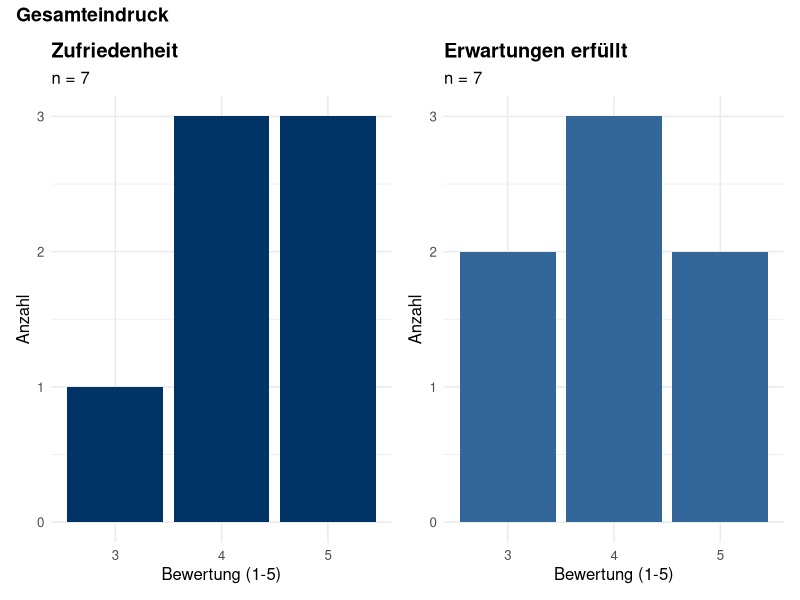
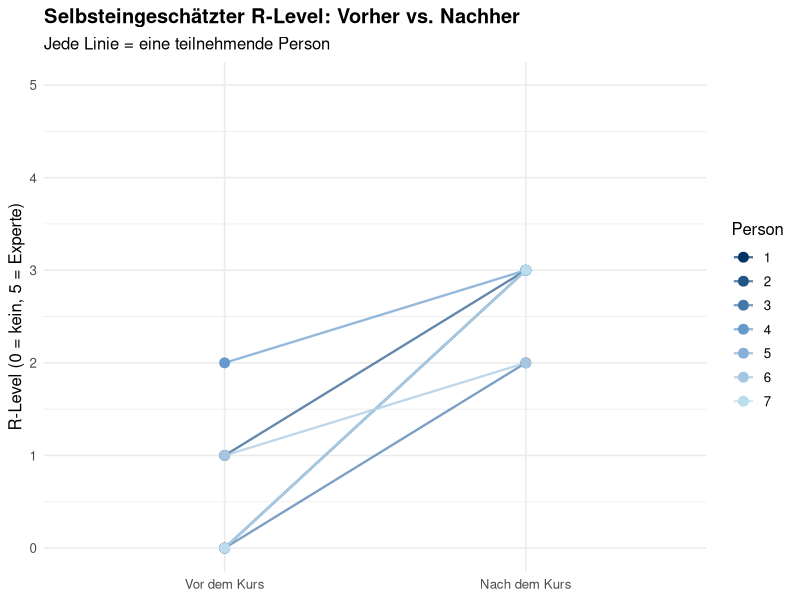
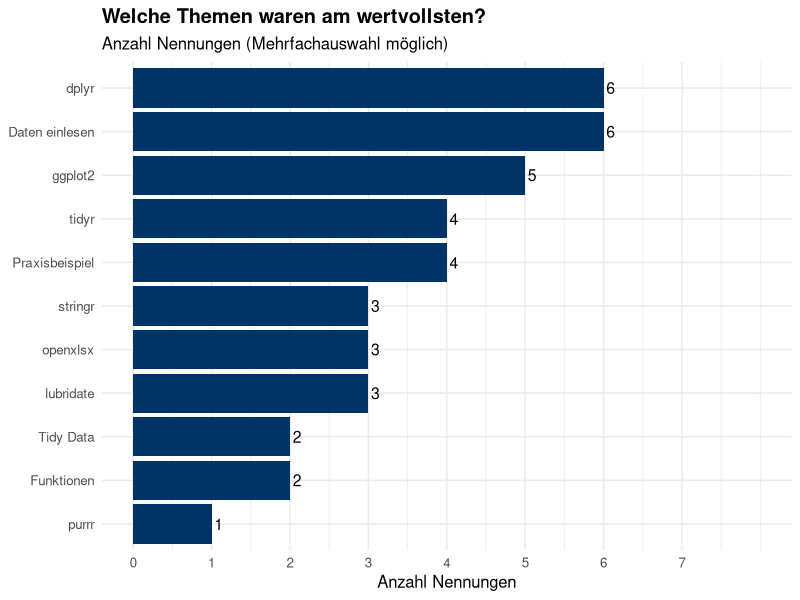
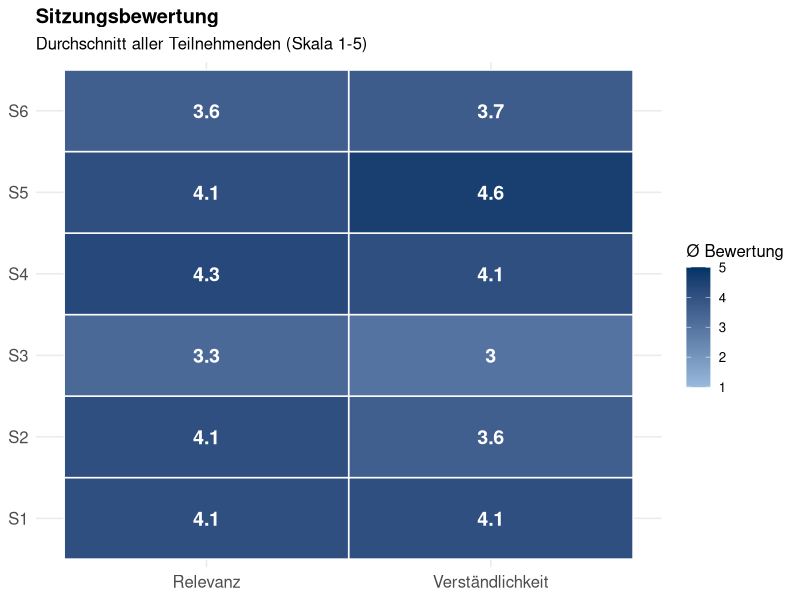
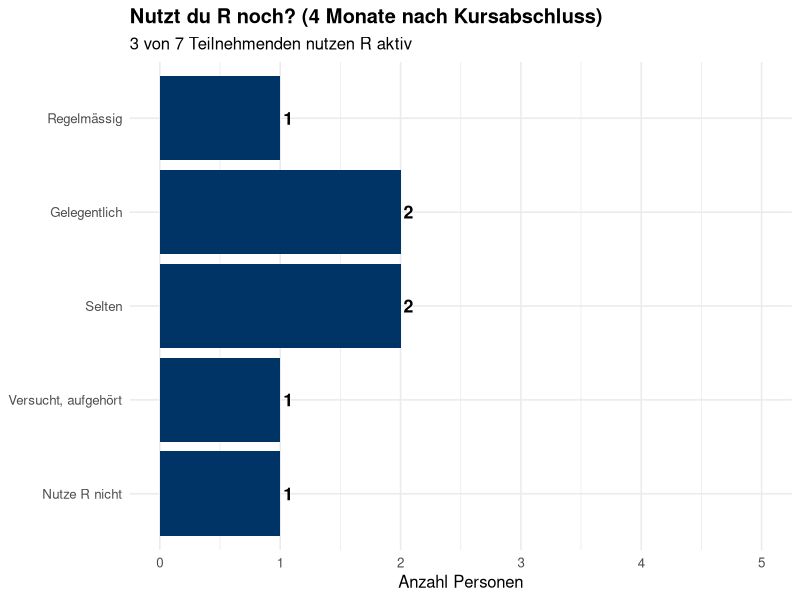
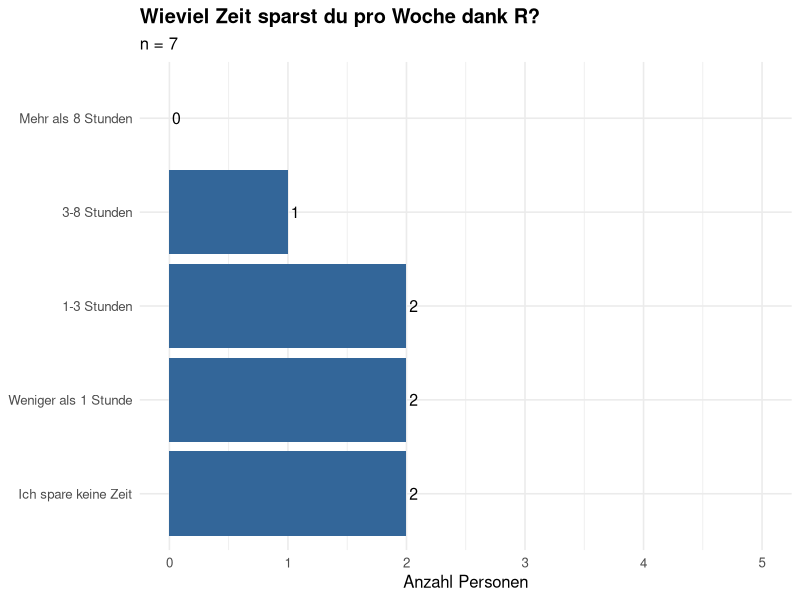
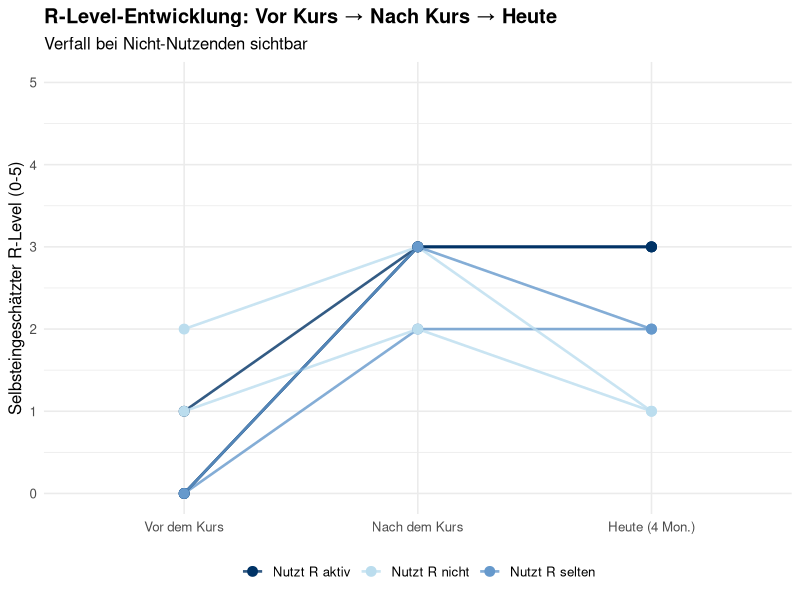
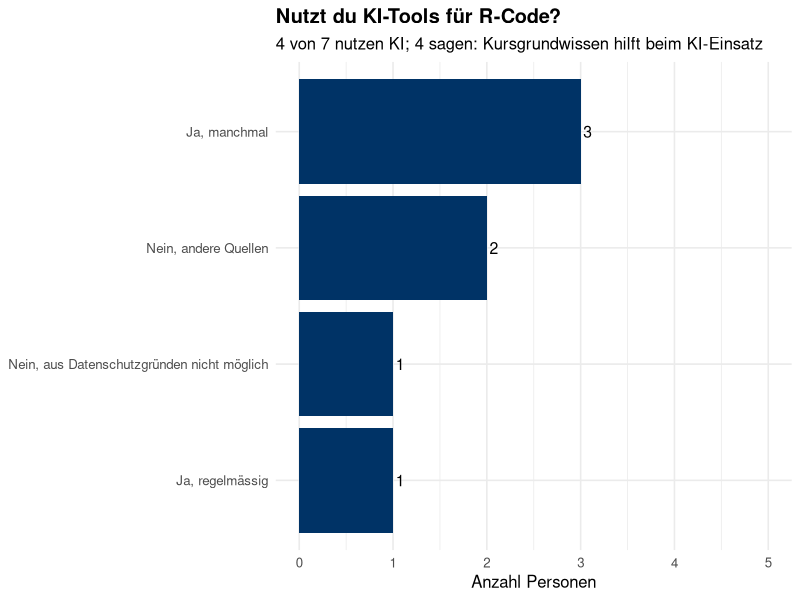

Recreate these plots in R, in order.
# =============================================================================
# Auswertung_Feedback.R
# =============================================================================
# Zweck:    Auswertung der Feedbackumfragen zum R-Workshop (Kanton Thurgau)
# Umfragen: Umfrage 1 = direkt nach Kursabschluss (Sofort)
#           Umfrage 2 = ca. 4 Monate nach Kursabschluss (Nachbefragung)
# Hinweis:  Das Skript enthält Beispieldaten für 7 Kursteilnehmende.
#           Bei realer Auswertung die Abschnitte "Beispieldaten" ersetzen.
# Kurs:     6 Sitzungen à 3.5 Stunden, 7 Teilnehmende
# =============================================================================


# === KAPITEL 0: BIBLIOTHEKEN ===
library(tidyverse)
library(ggplot2)
library(patchwork)
library(scales)
library(openxlsx)


# === KAPITEL 1: BEISPIELDATEN ===
# Künstliche Daten für 7 Teilnehmende – bei realer Auswertung ersetzen

# --- 1a) Umfrage 1: Direkt nach Kursabschluss ---
umfrage1 <- tibble(
  id                = 1:7,
  zufriedenheit     = c(5, 4, 5, 4, 5, 3, 4),   # F1: 1-5
  erwartungen       = c(4, 4, 5, 3, 4, 3, 5),    # F2: 1-5
  empfehlung        = c("Ja, auf jeden Fall", "Ja, auf jeden Fall",
                        "Ja, auf jeden Fall", "Ja, mit Einschränkungen",
                        "Ja, auf jeden Fall", "Bin unsicher",
                        "Ja, auf jeden Fall"),    # F3
  relevanz          = c(4, 5, 4, 3, 5, 4, 4),    # F4: 1-5
  level_vorher      = c(0, 1, 0, 2, 0, 1, 0),    # F8: 0-5
  level_nachher     = c(3, 3, 2, 3, 3, 2, 3),    # F9: 0-5
  r_vorstellen      = c(4, 5, 3, 4, 5, 3, 4),    # F10: 1-5
  tempo             = c("Genau richtig", "Zu schnell", "Genau richtig",
                        "Zu schnell", "Genau richtig", "Genau richtig",
                        "Zu schnell"),            # F5
  aufwand_ok        = c("Ja, gut investierte Zeit", "Ja, gut investierte Zeit",
                        "Eher ja", "Schwer zu sagen",
                        "Ja, gut investierte Zeit", "Eher ja",
                        "Ja, gut investierte Zeit"),
  zeitaufwand_ok_num = c(5, 5, 4, 3, 5, 4, 5)   # numerische Entsprechung
)

# Welche Themen wurden als besonders wertvoll eingeschätzt?
themen_names <- c("Daten einlesen", "Tidy Data", "dplyr", "tidyr",
                  "stringr", "lubridate", "ggplot2", "Funktionen",
                  "purrr", "openxlsx", "Praxisbeispiel")

# Realistische Verteilung: dplyr und Daten einlesen beliebt, purrr weniger
themen_wertvoll <- expand_grid(id = 1:7, thema = themen_names) |>
  mutate(
    wertvoll = case_when(
      thema == "Daten einlesen" ~ id %in% c(1,2,3,4,5,6),
      thema == "dplyr"          ~ id %in% c(1,2,3,5,6,7),
      thema == "ggplot2"        ~ id %in% c(1,2,4,5,7),
      thema == "Praxisbeispiel" ~ id %in% c(1,3,5,7),
      thema == "tidyr"          ~ id %in% c(2,3,5,7),
      thema == "lubridate"      ~ id %in% c(1,3,5),
      thema == "stringr"        ~ id %in% c(2,4,6),
      thema == "openxlsx"       ~ id %in% c(1,5,7),
      thema == "Tidy Data"      ~ id %in% c(2,6),
      thema == "Funktionen"     ~ id %in% c(3,7),
      thema == "purrr"          ~ id %in% c(5),
      TRUE ~ FALSE
    )
  )

# Sitzungsbewertungen (Verständlichkeit + Relevanz pro Session)
set.seed(42)
sitzungen <- expand_grid(id = 1:7, sitzung = paste0("S", 1:6)) |>
  mutate(
    sitzung       = factor(sitzung, levels = paste0("S", 1:6)),
    verstaendlich = c(4,4,3,4,5,4, 5,4,3,5,5,4, 4,3,3,4,4,3,
                      3,3,2,3,4,3, 5,4,4,5,5,5, 4,4,3,4,5,4,
                      4,3,3,4,4,3)[1:(7*6)],
    relevant      = c(4,5,4,5,5,4, 5,4,4,5,4,4, 4,4,3,4,4,3,
                      3,3,2,3,3,2, 5,5,4,5,5,5, 4,4,3,4,4,4,
                      4,4,3,4,4,3)[1:(7*6)]
  )

# --- 1b) Umfrage 2: Nachbefragung nach ca. 4 Monaten ---
umfrage2 <- tibble(
  id                    = 1:7,
  nutzung               = c("regelmaessig", "gelegentlich", "selten",
                             "nein", "gelegentlich", "versucht", "selten"),
  arbeitsveraenderung   = c(4, 3, 2, 1, 3, 1, 2),          # F5: 1-5
  zeitersparnis         = c("3-8 Stunden", "1-3 Stunden",
                             "Weniger als 1 Stunde", "Ich spare keine Zeit",
                             "1-3 Stunden", "Ich spare keine Zeit",
                             "Weniger als 1 Stunde"),         # F6
  aufwand_gerechtfertigt = c(5, 4, 3, 1, 4, 2, 3),          # F7: 1-5
  level_heute           = c(3, 3, 2, 1, 3, 1, 2),           # F8: 0-5
  ki_nutzung            = c("Ja, regelmässig", "Ja, manchmal",
                             "Nein, andere Quellen",
                             "Nein, aus Datenschutzgründen nicht möglich",
                             "Ja, manchmal", "Nein, andere Quellen",
                             "Ja, manchmal"),                 # F11
  ki_hilfreich          = c("Sehr hilfreich", "Eher hilfreich",
                             NA, NA, "Eher hilfreich", NA, "Eher hilfreich"),
  grundwissen_ki        = c("Ja, definitiv", "Eher ja", "Schwer zu sagen",
                             "Nicht zutreffend", "Eher ja", "Nicht zutreffend",
                             "Eher ja"),                      # F12
  kurs_empfehlung       = c("Ja, auf jeden Fall", "Ja, auf jeden Fall",
                             "Ja, aber mit Anpassungen", "Bin unsicher",
                             "Ja, auf jeden Fall", "Ja, aber mit Anpassungen",
                             "Ja, auf jeden Fall")
)

# Welche Techniken werden im Arbeitsalltag eingesetzt?
techniken_names <- c("Daten einlesen (read_csv)", "select / filter",
                     "mutate", "group_by / summarise",
                     "ggplot2", "stringr", "lubridate",
                     "pivot_longer / wider", "Eigene Funktionen", "purrr")

# Nur Personen die R aktiv nutzen (id 1,2,5) oder selten (3,7)
techniken_genutzt <- expand_grid(id = 1:7, technik = techniken_names) |>
  mutate(
    genutzt = case_when(
      id == 4 | id == 6 ~ FALSE,  # nutzen R nicht
      technik == "Daten einlesen (read_csv)" ~ id %in% c(1,2,3,5,7),
      technik == "select / filter"           ~ id %in% c(1,2,3,5,7),
      technik == "mutate"                    ~ id %in% c(1,2,5),
      technik == "group_by / summarise"      ~ id %in% c(1,2,5),
      technik == "ggplot2"                   ~ id %in% c(1,5),
      technik == "stringr"                   ~ id %in% c(1,2),
      technik == "lubridate"                 ~ id %in% c(1,3),
      technik == "pivot_longer / wider"      ~ id %in% c(2,5),
      technik == "Eigene Funktionen"         ~ id %in% c(1),
      technik == "purrr"                     ~ id %in% c(1),
      TRUE ~ FALSE
    )
  )

# Welche Hürden wurden genannt?
huerden_typen <- c("Keine Zeit zum Üben", "Fehlende Anwendungsfälle",
                   "Software-Installation", "Zu komplex",
                   "Kolleginnen nutzen Excel", "Datenschutz / IT-Einschränkungen")

huerden <- expand_grid(id = 1:7, huerden_typ = huerden_typen) |>
  mutate(
    genannt = case_when(
      huerden_typ == "Keine Zeit zum Üben"         ~ id %in% c(3,4,6,7),
      huerden_typ == "Fehlende Anwendungsfälle"    ~ id %in% c(3,4,6),
      huerden_typ == "Software-Installation"       ~ id %in% c(4,6),
      huerden_typ == "Zu komplex"                  ~ id %in% c(4,6,7),
      huerden_typ == "Kolleginnen nutzen Excel"    ~ id %in% c(3,4,7),
      huerden_typ == "Datenschutz / IT-Einschränkungen" ~ id %in% c(4,6),
      TRUE ~ FALSE
    )
  )


# === KAPITEL 2: HILFSFUNKTIONEN ===

# Prozentformatierung für Plots und Ausgaben
als_prozent <- function(x, stellen = 1) {
  paste0(round(x * 100, stellen), "%")
}

# Stichprobengrösse für Achsenbeschriftungen
n_responses <- function(x) paste0("n = ", sum(!is.na(x)))

# Einheitliche Farbpalette (Kanton Thurgau Blautöne)
farben <- c("#003366", "#336699", "#6699CC", "#99BBDD", "#BBDDEE")


# === KAPITEL 3: AUSWERTUNG UMFRAGE 1 (SOFORT) ===

dir.create("Feedback/plots", recursive = TRUE, showWarnings = FALSE)

# --- 3a) Kernkennzahlen ---
kennzahlen_u1 <- tibble(
  Kennzahl = c(
    "Durchschnittliche Zufriedenheit (1-5)",
    "Empfehlen 'Ja, auf jeden Fall'",
    "Durchschnittliche Relevanz (1-5)",
    "Ø R-Level vorher",
    "Ø R-Level nachher",
    "Durchschnittlicher Lernfortschritt"
  ),
  Wert = c(
    round(mean(umfrage1$zufriedenheit), 2),
    als_prozent(mean(umfrage1$empfehlung == "Ja, auf jeden Fall")),
    round(mean(umfrage1$relevanz), 2),
    round(mean(umfrage1$level_vorher), 2),
    round(mean(umfrage1$level_nachher), 2),
    paste0("+", round(mean(umfrage1$level_nachher - umfrage1$level_vorher), 2),
           " Stufen")
  )
)
print("=== Kernkennzahlen Umfrage 1 ===")
print(kennzahlen_u1)

# --- 3b) Plot: Zufriedenheit & Erwartungen ---
p_zufr <- umfrage1 |>
  count(zufriedenheit) |>
  ggplot(aes(x = factor(zufriedenheit), y = n)) +
  geom_col(fill = farben[1]) +
  labs(title = "Zufriedenheit", x = "Bewertung (1-5)",
       y = "Anzahl", subtitle = n_responses(umfrage1$zufriedenheit)) +
  theme_minimal(base_size = 12) +
  theme(plot.title = element_text(face = "bold"))

p_erw <- umfrage1 |>
  count(erwartungen) |>
  ggplot(aes(x = factor(erwartungen), y = n)) +
  geom_col(fill = farben[2]) +
  labs(title = "Erwartungen erfüllt", x = "Bewertung (1-5)",
       y = "Anzahl", subtitle = n_responses(umfrage1$erwartungen)) +
  theme_minimal(base_size = 12) +
  theme(plot.title = element_text(face = "bold"))

p01 <- p_zufr + p_erw +
  plot_annotation(title = "Gesamteindruck",
                  theme = theme(plot.title = element_text(face = "bold", size = 14)))

ggsave("Feedback/plots/p01_zufriedenheit.png", p01,
       width = 10, height = 5, dpi = 150)

# --- 3c) Plot: Lernfortschritt ---
lernfortschritt <- umfrage1 |>
  select(id, level_vorher, level_nachher) |>
  pivot_longer(cols = c(level_vorher, level_nachher),
               names_to = "zeitpunkt", values_to = "level") |>
  mutate(
    zeitpunkt = factor(zeitpunkt,
                       levels = c("level_vorher", "level_nachher"),
                       labels = c("Vor dem Kurs", "Nach dem Kurs"))
  )

p02 <- lernfortschritt |>
  ggplot(aes(x = zeitpunkt, y = level, group = id, color = factor(id))) +
  geom_line(linewidth = 0.8, alpha = 0.7) +
  geom_point(size = 3) +
  scale_color_manual(values = colorRampPalette(farben)(7),
                     guide = guide_legend(title = "Person")) +
  scale_y_continuous(limits = c(0, 5), breaks = 0:5) +
  labs(title = "Selbsteingeschätzter R-Level: Vorher vs. Nachher",
       subtitle = "Jede Linie = eine teilnehmende Person",
       x = NULL, y = "R-Level (0 = kein, 5 = Experte)") +
  theme_minimal(base_size = 12) +
  theme(plot.title = element_text(face = "bold"))

ggsave("Feedback/plots/p02_lernfortschritt.png", p02,
       width = 9, height = 6, dpi = 150)

# --- 3d) Plot: Themen – besonders wertvoll ---
p03 <- themen_wertvoll |>
  filter(wertvoll) |>
  count(thema, sort = TRUE) |>
  mutate(thema = fct_reorder(thema, n)) |>
  ggplot(aes(x = n, y = thema)) +
  geom_col(fill = farben[1]) +
  geom_text(aes(label = n), hjust = -0.3, size = 4) +
  scale_x_continuous(limits = c(0, 8), breaks = 0:7) +
  labs(title = "Welche Themen waren am wertvollsten?",
       subtitle = "Anzahl Nennungen (Mehrfachauswahl möglich)",
       x = "Anzahl Nennungen", y = NULL) +
  theme_minimal(base_size = 12) +
  theme(plot.title = element_text(face = "bold"))

ggsave("Feedback/plots/p03_themen_wertvoll.png", p03,
       width = 9, height = 6, dpi = 150)

# --- 3e) Plot: Sitzungsbewertung als Heatmap ---
sitzungen_mean <- sitzungen |>
  group_by(sitzung) |>
  summarise(
    Verständlichkeit = round(mean(verstaendlich), 1),
    Relevanz         = round(mean(relevant), 1)
  ) |>
  pivot_longer(cols = c(Verständlichkeit, Relevanz),
               names_to = "dimension", values_to = "wert")

p04 <- sitzungen_mean |>
  ggplot(aes(x = dimension, y = sitzung, fill = wert)) +
  geom_tile(color = "white", linewidth = 0.5) +
  geom_text(aes(label = wert), color = "white", fontface = "bold", size = 5) +
  scale_fill_gradient(low = farben[4], high = farben[1],
                      limits = c(1, 5), name = "Ø Bewertung") +
  labs(title = "Sitzungsbewertung",
       subtitle = "Durchschnitt aller Teilnehmenden (Skala 1-5)",
       x = NULL, y = NULL) +
  theme_minimal(base_size = 12) +
  theme(plot.title = element_text(face = "bold"),
        axis.text = element_text(size = 12))

ggsave("Feedback/plots/p04_sitzungen_heatmap.png", p04,
       width = 7, height = 6, dpi = 150)


# === KAPITEL 4: AUSWERTUNG UMFRAGE 2 (NACHBEFRAGUNG) ===

# --- 4a) Kernkennzahl R-Nutzung ---
nutzung_tabelle <- umfrage2 |>
  count(nutzung) |>
  mutate(
    anteil = als_prozent(n / sum(n)),
    nutzung_label = case_when(
      nutzung == "regelmaessig" ~ "Regelmässig",
      nutzung == "gelegentlich" ~ "Gelegentlich",
      nutzung == "selten"       ~ "Selten",
      nutzung == "versucht"     ~ "Versucht, aufgehört",
      nutzung == "nein"         ~ "Nutze R nicht"
    )
  )
print("=== R-Nutzung nach 4 Monaten ===")
print(nutzung_tabelle)

n_nutzen_aktiv <- sum(umfrage2$nutzung %in% c("regelmaessig", "gelegentlich"))
cat("Nutzen R aktiv:", n_nutzen_aktiv, "von 7\n")

# --- 4b) Plot: R-Nutzung ---
nutzung_levels <- c("Regelmässig", "Gelegentlich", "Selten",
                     "Versucht, aufgehört", "Nutze R nicht")

p05 <- umfrage2 |>
  mutate(
    nutzung_label = case_when(
      nutzung == "regelmaessig" ~ "Regelmässig",
      nutzung == "gelegentlich" ~ "Gelegentlich",
      nutzung == "selten"       ~ "Selten",
      nutzung == "versucht"     ~ "Versucht, aufgehört",
      nutzung == "nein"         ~ "Nutze R nicht"
    ),
    nutzung_label = factor(nutzung_label, levels = rev(nutzung_levels))
  ) |>
  count(nutzung_label) |>
  ggplot(aes(x = n, y = nutzung_label)) +
  geom_col(fill = farben[1]) +
  geom_text(aes(label = n), hjust = -0.3, size = 4.5, fontface = "bold") +
  scale_x_continuous(limits = c(0, 5)) +
  labs(title = "Nutzt du R noch? (4 Monate nach Kursabschluss)",
       subtitle = paste0(n_nutzen_aktiv, " von 7 Teilnehmenden nutzen R aktiv"),
       x = "Anzahl Personen", y = NULL) +
  theme_minimal(base_size = 12) +
  theme(plot.title = element_text(face = "bold"))

ggsave("Feedback/plots/p05_r_nutzung.png", p05,
       width = 9, height = 5, dpi = 150)

# --- 4c) Plot: Zeitersparnis ---
zeit_levels <- c("Ich spare keine Zeit", "Weniger als 1 Stunde",
                  "1-3 Stunden", "3-8 Stunden", "Mehr als 8 Stunden")

p06 <- umfrage2 |>
  mutate(zeitersparnis = factor(zeitersparnis, levels = zeit_levels)) |>
  count(zeitersparnis) |>
  complete(zeitersparnis, fill = list(n = 0)) |>
  ggplot(aes(x = n, y = zeitersparnis)) +
  geom_col(fill = farben[2]) +
  geom_text(aes(label = n), hjust = -0.3, size = 4) +
  scale_x_continuous(limits = c(0, 5)) +
  labs(title = "Wieviel Zeit sparst du pro Woche dank R?",
       subtitle = n_responses(umfrage2$zeitersparnis),
       x = "Anzahl Personen", y = NULL) +
  theme_minimal(base_size = 12) +
  theme(plot.title = element_text(face = "bold"))

ggsave("Feedback/plots/p06_zeitersparnis.png", p06,
       width = 9, height = 5, dpi = 150)

# --- 4d) Plot: Level-Entwicklung über 3 Zeitpunkte ---
level_verlauf <- umfrage1 |>
  select(id, level_vorher, level_nachher) |>
  left_join(umfrage2 |> select(id, level_heute, nutzung), by = "id") |>
  pivot_longer(cols = c(level_vorher, level_nachher, level_heute),
               names_to = "zeitpunkt", values_to = "level") |>
  mutate(
    zeitpunkt = factor(zeitpunkt,
                       levels = c("level_vorher", "level_nachher", "level_heute"),
                       labels = c("Vor dem Kurs", "Nach dem Kurs", "Heute (4 Mon.)")),
    nutzt_r = case_when(
      nutzung %in% c("regelmaessig", "gelegentlich") ~ "Nutzt R aktiv",
      nutzung == "selten" ~ "Nutzt R selten",
      TRUE ~ "Nutzt R nicht"
    )
  )

p07 <- level_verlauf |>
  ggplot(aes(x = zeitpunkt, y = level, group = id, color = nutzt_r)) +
  geom_line(linewidth = 0.9, alpha = 0.8) +
  geom_point(size = 3) +
  scale_color_manual(values = c("Nutzt R aktiv" = farben[1],
                                 "Nutzt R selten" = farben[3],
                                 "Nutzt R nicht"  = farben[5]),
                     name = NULL) +
  scale_y_continuous(limits = c(0, 5), breaks = 0:5) +
  labs(title = "R-Level-Entwicklung: Vor Kurs → Nach Kurs → Heute",
       subtitle = "Verfall bei Nicht-Nutzenden sichtbar",
       x = NULL, y = "Selbsteingeschätzter R-Level (0-5)") +
  theme_minimal(base_size = 12) +
  theme(plot.title = element_text(face = "bold"),
        legend.position = "bottom")

ggsave("Feedback/plots/p07_level_verlauf.png", p07,
       width = 10, height = 6, dpi = 150)

# --- 4e) Plot: KI-Nutzung ---
n_ki_nutzen <- sum(grepl("^Ja", umfrage2$ki_nutzung))
n_grundwissen_ja <- sum(umfrage2$grundwissen_ki %in% c("Ja, definitiv", "Eher ja"),
                        na.rm = TRUE)

p08 <- umfrage2 |>
  count(ki_nutzung) |>
  mutate(ki_nutzung = fct_reorder(ki_nutzung, n)) |>
  ggplot(aes(x = n, y = ki_nutzung)) +
  geom_col(fill = farben[1]) +
  geom_text(aes(label = n), hjust = -0.3, size = 4) +
  scale_x_continuous(limits = c(0, 5)) +
  labs(title = "Nutzt du KI-Tools für R-Code?",
       subtitle = paste0(n_ki_nutzen, " von 7 nutzen KI; ",
                         n_grundwissen_ja, " sagen: Kursgrundwissen hilft beim KI-Einsatz"),
       x = "Anzahl Personen", y = NULL) +
  theme_minimal(base_size = 12) +
  theme(plot.title = element_text(face = "bold"))

ggsave("Feedback/plots/p08_ki_nutzung.png", p08,
       width = 9, height = 5, dpi = 150)

# --- 4f) Plot: War der Aufwand gerechtfertigt? Sofort vs. Nachher ---
aufwand_vergleich <- umfrage1 |>
  select(id, sofort = zeitaufwand_ok_num) |>
  left_join(umfrage2 |> select(id, nachher = aufwand_gerechtfertigt), by = "id") |>
  pivot_longer(cols = c(sofort, nachher),
               names_to = "zeitpunkt", values_to = "bewertung") |>
  mutate(
    zeitpunkt = factor(zeitpunkt,
                       levels = c("sofort", "nachher"),
                       labels = c("Direkt nach Kurs", "Nach 4 Monaten"))
  )

p09 <- aufwand_vergleich |>
  ggplot(aes(x = zeitpunkt, y = bewertung, group = id, color = factor(id))) +
  geom_line(linewidth = 0.8, alpha = 0.7) +
  geom_point(size = 3.5) +
  scale_color_manual(values = colorRampPalette(farben)(7),
                     guide = guide_legend(title = "Person")) +
  scale_y_continuous(limits = c(1, 5), breaks = 1:5,
                     labels = c("1\nNein", "2", "3\nTeils", "4", "5\nJa")) +
  labs(title = "War der Zeitaufwand gerechtfertigt?",
       subtitle = "Meinungsveränderung über Zeit",
       x = NULL, y = "Bewertung (1 = Nein, 5 = Ja)") +
  theme_minimal(base_size = 12) +
  theme(plot.title = element_text(face = "bold"))

ggsave("Feedback/plots/p09_aufwand_vergleich.png", p09,
       width = 9, height = 6, dpi = 150)

# --- 4g) Plot: Welche Techniken werden tatsächlich genutzt? ---
p10 <- techniken_genutzt |>
  filter(genutzt) |>
  count(technik, sort = TRUE) |>
  mutate(technik = fct_reorder(technik, n)) |>
  ggplot(aes(x = n, y = technik)) +
  geom_col(fill = farben[1]) +
  geom_text(aes(label = n), hjust = -0.3, size = 4) +
  scale_x_continuous(limits = c(0, 8)) +
  labs(title = "Welche Techniken werden im Arbeitsalltag eingesetzt?",
       subtitle = "Nur Personen die R nutzen; Mehrfachauswahl möglich",
       x = "Anzahl Personen", y = NULL) +
  theme_minimal(base_size = 12) +
  theme(plot.title = element_text(face = "bold"))

ggsave("Feedback/plots/p10_techniken_genutzt.png", p10,
       width = 10, height = 6, dpi = 150)


# === KAPITEL 5: EXCEL-EXPORT ===

# Schlüsselkennzahlen berechnen
n_planen_r     <- sum(umfrage1$r_vorstellen >= 4)
n_nutzen_aktiv <- sum(umfrage2$nutzung %in% c("regelmaessig", "gelegentlich"))
n_ki_nutzen    <- sum(grepl("^Ja", umfrage2$ki_nutzung))

zeit_median <- umfrage2 |>
  mutate(zeit_num = case_when(
    zeitersparnis == "Ich spare keine Zeit"  ~ 0,
    zeitersparnis == "Weniger als 1 Stunde"  ~ 0.5,
    zeitersparnis == "1-3 Stunden"           ~ 2,
    zeitersparnis == "3-8 Stunden"           ~ 5.5,
    zeitersparnis == "Mehr als 8 Stunden"    ~ 10,
    TRUE ~ NA_real_
  )) |>
  pull(zeit_num) |>
  median(na.rm = TRUE)

kennzahlen_gesamt <- tibble(
  Kennzahl = c(
    "Teilnehmende gesamt",
    "Planen R zu nutzen (direkt nach Kurs)",
    "Nutzen R aktiv (nach 4 Monaten)",
    "Median Zeitersparnis pro Woche (Std.)",
    "Aufwand gerechtfertigt Ø (direkt, 1-5)",
    "Aufwand gerechtfertigt Ø (nach 4 Mon., 1-5)",
    "KI-Tools für R genutzt"
  ),
  Wert = c(
    "7",
    paste0(n_planen_r, " / 7"),
    paste0(n_nutzen_aktiv, " / 7"),
    as.character(zeit_median),
    as.character(round(mean(umfrage1$zeitaufwand_ok_num), 1)),
    as.character(round(mean(umfrage2$aufwand_gerechtfertigt), 1)),
    paste0(n_ki_nutzen, " / 7")
  )
)

# Workbook erstellen
wb <- createWorkbook()

# Styles
style_header <- createStyle(
  fontColour = "#FFFFFF", fgFill = "#003366",
  fontName = "Arial", fontSize = 11, textDecoration = "Bold",
  halign = "LEFT", wrapText = FALSE
)
style_bold <- createStyle(textDecoration = "Bold", fontName = "Arial")
style_data  <- createStyle(fontName = "Arial", fontSize = 10)

# Sheet 1: Übersicht
addWorksheet(wb, "Übersicht")
writeData(wb, "Übersicht", kennzahlen_gesamt, startRow = 1)
addStyle(wb, "Übersicht", style_header, rows = 1, cols = 1:2, gridExpand = TRUE)
addStyle(wb, "Übersicht", style_data, rows = 2:9, cols = 1:2, gridExpand = TRUE)
setColWidths(wb, "Übersicht", cols = 1:2, widths = c(45, 25))

# Plot einfügen wenn vorhanden
if (file.exists("Feedback/plots/p05_r_nutzung.png")) {
  insertImage(wb, "Übersicht", file = "Feedback/plots/p05_r_nutzung.png",
              startRow = 12, startCol = 1, width = 8, height = 4, units = "in")
}

# Sheet 2: Umfrage 1 Rohdaten
addWorksheet(wb, "Umfrage 1")
writeData(wb, "Umfrage 1", umfrage1, startRow = 1)
addStyle(wb, "Umfrage 1", style_header, rows = 1, cols = 1:ncol(umfrage1),
         gridExpand = TRUE)
setColWidths(wb, "Umfrage 1", cols = 1:ncol(umfrage1), widths = "auto")

# Sheet 3: Umfrage 2 Rohdaten
addWorksheet(wb, "Umfrage 2")
writeData(wb, "Umfrage 2", umfrage2, startRow = 1)
addStyle(wb, "Umfrage 2", style_header, rows = 1, cols = 1:ncol(umfrage2),
         gridExpand = TRUE)
setColWidths(wb, "Umfrage 2", cols = 1:ncol(umfrage2), widths = "auto")

saveWorkbook(wb, "Feedback/Ergebnisse_Feedback.xlsx", overwrite = TRUE)
cat("Excel gespeichert: Feedback/Ergebnisse_Feedback.xlsx\n")


# === KAPITEL 6: ZUSAMMENFASSUNG FÜR DIE PRÄSENTATION ===

cat("\n")
cat("╔══════════════════════════════════════════════════════════════╗\n")
cat("║        ZUSAMMENFASSUNG – R-WORKSHOP FEEDBACK                ║\n")
cat("╚══════════════════════════════════════════════════════════════╝\n\n")

cat("── FORSCHUNGSFRAGE 1: Wird R nach dem Kurs wirklich genutzt? ──\n")
cat(paste0("   → ", n_nutzen_aktiv, " von 7 nutzen R aktiv nach 4 Monaten (",
           als_prozent(n_nutzen_aktiv/7), ")\n"))
cat(paste0("   → ", n_planen_r, " von 7 planen direkt nach Kurs R zu nutzen\n"))
cat("   → Verfall: Level sinkt bei Nicht-Nutzenden (siehe p07)\n\n")

cat("── FORSCHUNGSFRAGE 2: Rechtfertigt R den Lernaufwand? ──\n")
cat(paste0("   → Aufwand gerechtfertigt (Ø direkt):   ",
           round(mean(umfrage1$zeitaufwand_ok_num), 1), " / 5\n"))
cat(paste0("   → Aufwand gerechtfertigt (Ø 4 Monate): ",
           round(mean(umfrage2$aufwand_gerechtfertigt), 1), " / 5\n"))
cat(paste0("   → Mediane Zeitersparnis: ", zeit_median, " Stunden/Woche\n\n"))

cat("── FORSCHUNGSFRAGE 3: Rolle von KI-Tools ──\n")
cat(paste0("   → ", n_ki_nutzen, " von 7 nutzen KI-Tools für R\n"))
cat(paste0("   → ", n_grundwissen_ja, " von 7 sagen: Kursgrundwissen hilft,\n"))
cat("      KI-generierten R-Code zu verstehen und zu prüfen\n\n")

cat("── UNBEQUEME FRAGEN FÜR DIE DISKUSSION ──\n")
cat("   ? Wie viele nutzen R wirklich nach 4 Monaten? Ist das genug?\n")
cat("   ? Rechtfertigt die Zeitersparnis den Kursaufwand (21h)?\n")
cat("   ? Ist KI ein Ersatz oder Ergänzung zum R-Grundwissen?\n")
cat("   ? Was passiert mit dem Wissen ohne regelmässige Anwendung?\n\n")

cat("✓ Auswertung abgeschlossen.\n")
cat("  Alle Plots: Feedback/plots/\n")
cat("  Excel:      Feedback/Ergebnisse_Feedback.xlsx\n")
